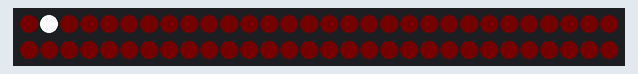
This sketch was run on a simulated Arduino Mega 2560, built with avr-gcc and run on an emulated ATmega2560. On the bench: 60 RGB LEDs in strip order, left to right, continuing on the next row.

Above: at 0.15 s.
At 32.47 s:
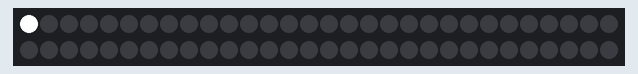

The sketch:

WS2812SpeedTest.ino
```cpp
// Currently Pinset for MEGA
//


#include <Adafruit_NeoPixel.h>
#include <Mover.h>
#ifdef __AVR__
  #include <avr/power.h>
#endif

#define PIN            48 // Digital PIN on the MEGA
#define NUMPIXELS      60
#define NUMMOVERS      5
#define COLOR_R        255
#define COLOR_G        255
#define COLOR_B        255


Adafruit_NeoPixel pixels = Adafruit_NeoPixel(NUMPIXELS, PIN, NEO_GRB + NEO_KHZ800);

int delayval = 16;

byte colorWhite[] = {255, 255, 255};

byte reds[] = {255, 0, 0, 255, 255};
byte greens[] = {255, 0, 255, 0, 255};
byte blues[] = {255, 255, 0, 0, 0};


int whitePos = 0;
int otherCounter = 0;

void setup() {

  whitePos = 0;

  pixels.begin();
}

void loop() {

  otherCounter++;
  whitePos++;
  whitePos = (whitePos >= NUMPIXELS ? 0 : (whitePos < 0 ? (NUMPIXELS - 1) : whitePos));
  otherCounter = (otherCounter >= 70 ? 0 : (otherCounter < 0 ? (70) : otherCounter));

  for (int i = 0; i < NUMPIXELS; i++)
  {
    if (i == whitePos)
    {
      pixels.setPixelColor(i, pixels.Color(colorWhite[0],colorWhite[1],colorWhite[2]));
    }
    else
    {
      pixels.setPixelColor(i, pixels.Color(otherCounter,0,0));
    }

  }

  pixels.show(); // This sends the updated pixel color to the hardware.

  delay(delayval); // Delay for a period of time (in milliseconds).
}
```
